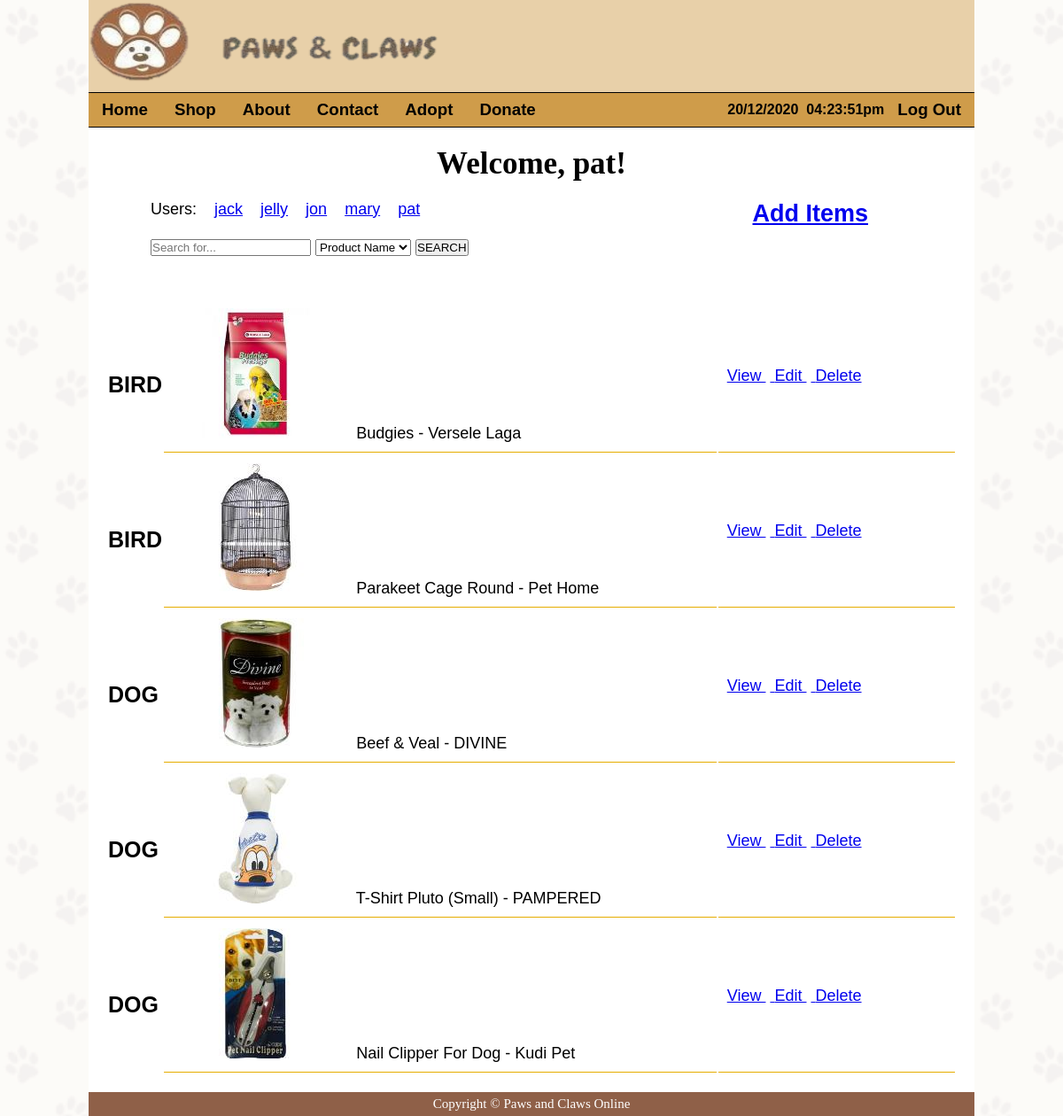
The app's page /intropage.php (signed in) with its own data.
### tables this page shows
CREATE TABLE `users` (
  `userid` varchar(50) NOT NULL,
  `password` varchar(12) NOT NULL,
  `name` varchar(80) NOT NULL,
  `gender` varchar(6) NOT NULL,
  `dateofbirth` varchar(20) NOT NULL,
  `address` varchar(80) NOT NULL,
  `email` varchar(50) NOT NULL,
  `typesofpetsown` varchar(80) NOT NULL
);

CREATE TABLE `items` (
  `itemid` int(11) NOT NULL,
  `userid` varchar(24) NOT NULL,
  `itembrand` varchar(30) NOT NULL,
  `itemname` varchar(80) NOT NULL,
  `description` mediumtext NOT NULL,
  `pettype` varchar(30) NOT NULL,
  `category` varchar(24) NOT NULL,
  `imagefile` varchar(80) NOT NULL,
  `price` decimal(10,2) NOT NULL
);

### intropage.php (the view, shortened to what this page needs)
<!DOCTYPE html>
<html>
	<head>
		<link rel="stylesheet" href="stylesheet.css">
	</head>
	<body>
		<div id="container" style="background-color:white;">
			<div id="header">
				<a href="index.php"><img border="0" src="images/logo.png" alt="Paws And Claws" width="400" height="100"></a>
			</div>
			<ul id="nav">
				<h3>
				<li><a href="index.php">Home</a></li>
				<li><a href="intropage.php">Shop</a></li>
				<li><a href="about.php">About</a></li>
				<li><a href="contact.php">Contact</a></li>
				<li><a href="adopt.php">Adopt</a></li>
				<li><a href="donate.php">Donate</a></li>
				</h3>
				<?php date_default_timezone_set("Singapore");
				if (isset($_SESSION['userid'])){
					echo '<h3><li style="float:right"><a href="logout.php">Log Out</a></li></h3>';
					echo '<b><p class="alignright">'.date("d/m/Y")."&nbsp&nbsp".date("h:i:sa").'</p></b>';
				}
				else {echo '<h3><li style="float:right"><a href="login.php">Log In</a></li></h3>';}
				?>
			</ul>
			<div id="content"  class="nopadding" style="background-color:white;">
				<?php
				if(empty($_GET['userid'])){
					$userid=$_SESSION['userid'];}
				else { $userid = $_GET['userid'];}
				echo "<br><p style='font-size:35px;font-family:Georgia;'> <b>Welcome, ".$_SESSION['userid']."!</b></p><br>";
				echo "<h2 style='float:right; padding-right:120px;'><a href='itemadd.php'> Add Items</a><br><br></h2>";
				$dbconnect = new mysqli("localhost","root",null,"petshopdb");
				$stmt=$dbconnect->prepare("SELECT userid FROM users");
				$stmt->execute();
				$stmt->bind_result($userdb);
				echo '<p style="text-align:left; padding-left:70px; float:left;">';
				echo "<span align='left'>Users:</span>&nbsp&nbsp&nbsp&nbsp";
				while($stmt->fetch()){
					echo "<a href=intropage.php?userid=$userdb>$userdb</a></span>&nbsp&nbsp&nbsp&nbsp";
				}
				echo '</p><br><br>';
				echo "<form action='intropage.php' method='post'>";
				echo '<p style="text-align:left; padding-left:70px; float:left;"><input type="text" name="search" placeholder="Search for...">
						<select name="searchtype">
						<option value="product">Product Name</option>
						<option value="pettype">Pet Type</option>
						</select>
						<input type="submit" name="submit" value="SEARCH"></p>';
				echo "</form>";
				if(isset($_POST['submit'])) {
				$submitted = isset($_POST['submit']);
					if ($submitted == true) {
						if(!empty($_POST["search"])) {
							$search = $_POST["search"] ;
						$dbconnect = new mysqli("localhost","root",null,"petshopdb");
						if($_POST['searchtype']== "product"){
							$stmt = $dbconnect->prepare("SELECT itemid, itemname, itembrand, imagefile, pettype FROM items WHERE itemname LIKE '%$search%' ORDER BY pettype");
						}
						else {
							$stmt = $dbconnect->prepare("SELECT itemid, itemname, itembrand, imagefile, pettype FROM items WHERE pettype LIKE '%$search%' ORDER BY pettype");
						}
							$stmt->execute();
							$stmt->bind_result($itemid, $itemname, $itembrand, $imagefile, $pettype);
						echo "<br><br><br><table class='intropagetable'>";
						echo "<h2>Search Result(s)</h2>";
						while($stmt->fetch()) {
						echo "<tr>";
						echo "<th> $pettype </th>";
						echo "<td style='border-bottom: 1px solid #e6ad00'>&nbsp&nbsp&nbsp <img src='images/shop/$imagefile'>&nbsp&nbsp&nbsp&nbsp&nbsp&nbsp&nbsp
								$itemname - $itembrand </td>";
						echo "<td style='border-bottom: 1px solid #e6ad00'>";
						echo "<a href='itemdetail.php?itemid=$itemid'> View </a>&nbsp";
						echo "</td></tr>";
						}
						echo "</table>";
							if(count($itemid) == 0) {
							echo "- ".count($itemname)." results found -";
							}
						}
						else {
							$search = null ;
							echo "<br><br><p style='color:red;'> Please type in product name!</p><br>" ;
						}
					}
				}
				else {
				$stmt = $dbconnect->prepare("SELECT itemid, itemname, itembrand, pettype, imagefile FROM items WHERE userid=? ORDER BY pettype");
				$stmt->bind_param("s",$userid);
				$stmt->execute();
				$stmt->bind_result($itemid,$itemname,$itembrand,$pettype,$imagefile);
				echo "<br><br><br><table class='intropagetable'>";
					while($stmt->fetch()) {
						echo "<tr>";
						echo "<th> $pettype </th>";
						echo "<td style='border-bottom: 1px solid #e6ad00'>&nbsp&nbsp&nbsp <img src='images/shop/$imagefile'>&nbsp&nbsp&nbsp&nbsp&nbsp&nbsp&nbsp
								$itemname - $itembrand </td>";
						echo "<td style='border-bottom: 1px solid #e6ad00'>";
						echo "<a href='itemdetail.php?itemid=$itemid'> View </a>&nbsp";
						if($userid == $_SESSION['userid']){
							echo "<a href='itemedit.php?itemid=$itemid'> Edit </a>&nbsp";
							echo "<a href='itemdelete.php?itemid=$itemid'> Delete </a>";
						}
						echo "</td></tr>";
						}
					echo "</table>";
				}
?>
			</div>
		</div>
			<div id="footer">
				Copyright &copy; Paws and Claws Online
			</div>
	</body>
</html>

### stylesheet.css (style rules this page uses)
* { padding: 0px; margin: 0px; }
html,body { background-image: url("images/pawbackground.png") ; font-family: Helvetica,Arial,sans-serif; height:100%; }
body { width: 1000px; margin:auto; }
#container { background-color: #f3f4f1; min-height: 95.5%; }
#header { background-color:#e8d0a9; }
#nav { background-color:#cf9c4a; border-top-style: solid; border-top-width: 1px; border-bottom-style: solid; border-bottom-width: 1px; list-style: none; overflow: hidden; }
#nav li { float: left; }
#nav li a { text-decoration: none; color: black; text-align: center; padding: 8px 15px; display: block; }
#content { color: black ; text-align:center; padding-top: 20px ; padding-bottom:20px; font-size: 18px; background-color: #f3f4f1; }
#content.nopadding { padding: 0px; }
.alignright { text-align: right; padding: 10px; padding-right: 20px; }
#footer { background-color:#8f6048 ; text-align:center ; color:white; padding:5px; font-family: fantasy; font-size: 15px; clear:both; }
.intropagetable { padding: 20px; padding-top: 5px; background: white; }
.intropagetable td { padding: 10px; width: 70%; text-align: left; }
.intropagetable th { font-size: 25px; text-align: left; padding-top: 20px; text-transform: uppercase; }

### records on screen
users: userid "jack"
users: userid "jelly"
users: userid "jon"
users: userid "mary"
users: userid "pat"
items: pettype "BIRD", imagefile (picture), itemname "Budgies", itembrand "Versele Laga"
items: pettype "BIRD", imagefile (picture), itemname "Parakeet Cage Round", itembrand "Pet Home"
items: pettype "DOG", imagefile (picture), itemname "Beef & Veal", itembrand "DIVINE"
items: pettype "DOG", imagefile (picture), itemname "T-Shirt Pluto (Small)", itembrand "PAMPERED"
items: pettype "DOG", imagefile (picture), itemname "Nail Clipper For Dog", itembrand "Kudi Pet"

### other values on screen
$_SESSION['userid'] "pat"
